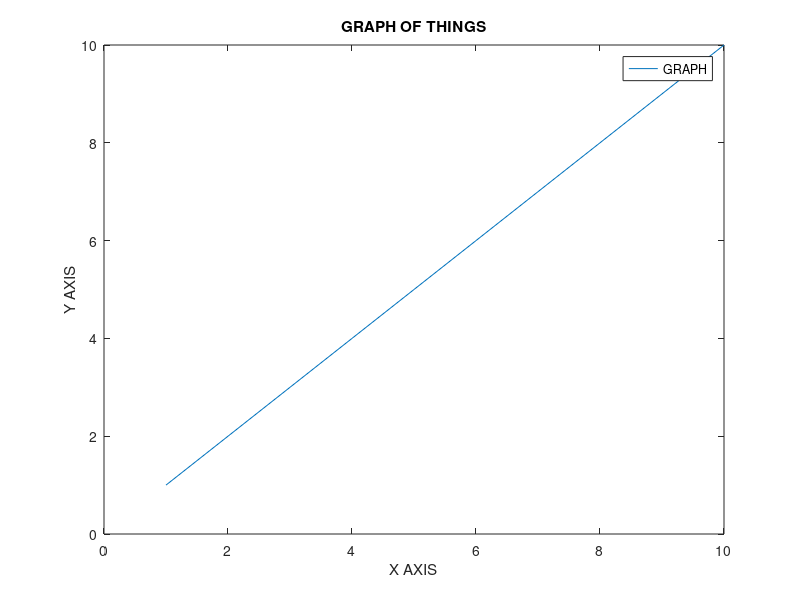
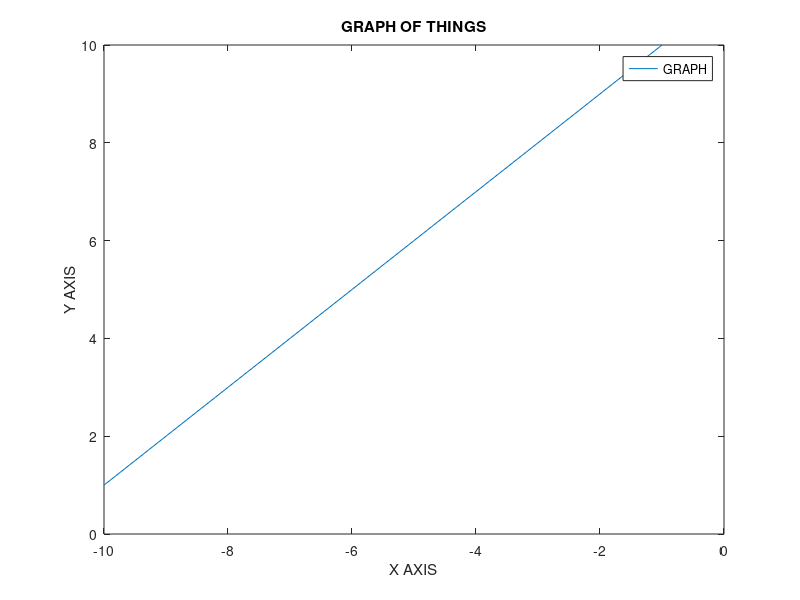

The MATLAB script that drew these images, in order:
figure()
plot(1:10,1:10)
xlabel('X AXIS')
ylabel('Y AXIS')
title('GRAPH OF THINGS')
legend('GRAPH')
figure()
plot(-10:-1,1:10)
xlabel('X AXIS')
ylabel('Y AXIS')
title('GRAPH OF THINGS')
legend('GRAPH')